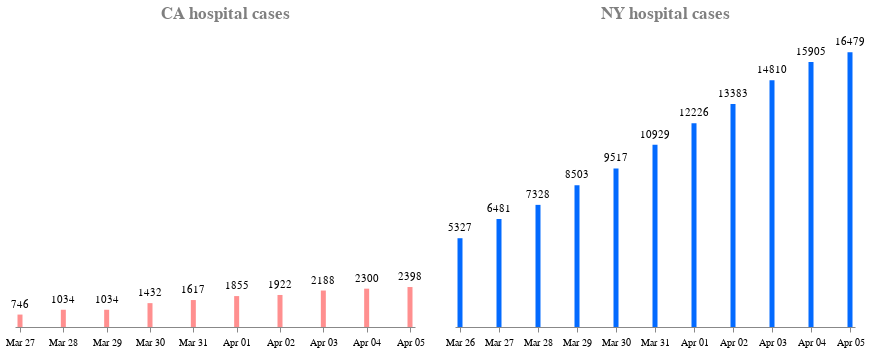

Notebook cell for this chart:
### Code cell
#hide_input

makeChart(hospital)

### Figure 1 — Vega-Lite specification as saved in the notebook (floating-point values rounded to 4 significant figures)
{"config": {"view": {"continuousWidth": 400, "continuousHeight": 300, "strokeWidth": 0}, "axis": {"grid": false}, "axisX": {"labelPadding": 5, "title": null}, "axisY": {"domainOpacity": 0, "labels": false, "orient": "right", "ticks": false, "title": null}, "legend": {"labelColor": "#7f7f7f", "labelFontSize": 15, "orient": "left", "symbolType": "square", "title": null}, "title": {"anchor": "middle", "color": "#7f7f7f", "dx": 10, "fontSize": 17}}, "hconcat": [{"layer": [{"mark": {"type": "bar", "color": "#ff8f8f"}, "encoding": {"x": {"type": "temporal", "axis": {"format": "%b %d"}, "field": "date"}, "y": {"type": "quantitative", "field": "hospitalizedCurrently"}}, "title": "CA hospital cases"}, {"mark": {"type": "text", "color": "black", "dy": -10}, "encoding": {"text": {"type": "quantitative", "field": "hospitalizedCurrently"}, "x": {"type": "temporal", "axis": {"format": "%b %d"}, "field": "date"}, "y": {"type": "quantitative", "field": "hospitalizedCurrently"}}}], "data": {"name": "data-82bd1bd4b719ddcb83e634c1a89b2597"}}, {"layer": [{"mark": {"type": "bar", "color": "#036aff"}, "encoding": {"x": {"type": "temporal", "axis": {"format": "%b %d"}, "field": "date"}, "y": {"type": "quantitative", "field": "hospitalizedCurrently"}}, "title": "NY hospital cases"}, {"mark": {"type": "text", "color": "black", "dy": -10}, "encoding": {"text": {"type": "quantitative", "field": "hospitalizedCurrently"}, "x": {"type": "temporal", "axis": {"format": "%b %d"}, "field": "date"}, "y": {"type": "quantitative", "field": "hospitalizedCurrently"}}}], "data": {"name": "data-d6d59bef162998ca93fce938a1740a5b"}}], "resolve": {"scale": {"y": "shared"}}, "$schema": "https://vega.github.io/schema/vega-lite/v4.8.1.json", "datasets": {"data-82bd1bd4b719ddcb83e634c1a89b2597": [{"date": "2020-04-05T00:00:00", "state": "CA", "positive": 13440.0, "negative": 103100.0, "pending": 15000.0, "hospitalizedCurrently": 2398.0, "hospitalizedCumulative": null, "inIcuCurrently": 1040.0, "inIcuCumulative": null, "onVentilatorCurrently": null, "onVentilatorCumulative": null, "recovered": null, "hash": "b16da92c388833be7769869d9eaf221dabbd9b20", "dateChecked": "2020-04-05T20:00:00Z", "death": 319.0, "hospitalized": null, "total": 131533, "totalTestResults": 116533, "posNeg": 116533, "fips": "06", "deathIncrease": 43.0, "hospitalizedIncrease": 0.0, "negativeIncrease": 1421.0, "positiveIncrease": 1412.0, "totalTestResultsIncrease": 2833.0}, {"date": "2020-04-04T00:00:00", "state": "CA", "positive": 12030.0, "negative": 101700.0, "pending": 13000.0, "hospitalizedCurrently": 2300.0, "hospitalizedCumulative": null, "inIcuCurrently": 1008.0, "inIcuCumulative": null, "onVentilatorCurrently": null, "onVentilatorCumulative": null, "recovered": null, "hash": "4a3edf69851dfa895e0e69e83fb57f41cd4c4a9f", "dateChecked": "2020-04-04T20:00:00Z", "death": 276.0, "hospitalized": null, "total": 126700, "totalTestResults": 113700, "posNeg": 113700, "fips": "06", "deathIncrease": 39.0, "hospitalizedIncrease": 0.0, "negativeIncrease": 77080.0, "positiveIncrease": 1325.0, "totalTestResultsIncrease": 78400.0}, {"date": "2020-04-03T00:00:00", "state": "CA", "positive": 10700.0, "negative": 24600.0, "pending": 59500.0, "hospitalizedCurrently": 2188.0, "hospitalizedCumulative": null, "inIcuCurrently": 901.0, "inIcuCumulative": null, "onVentilatorCurrently": null, "onVentilatorCumulative": null, "recovered": null, "hash": "67f105bfa3690e07b85e362a0c6c43aa796aba45", "dateChecked": "2020-04-03T20:00:00Z", "death": 237.0, "hospitalized": null, "total": 94800, "totalTestResults": 35300, "posNeg": 35300, "fips": "06", "deathIncrease": 34.0, "hospitalizedIncrease": 0.0, "negativeIncrease": 790.0, "positiveIncrease": 1510.0, "totalTestResultsIncrease": 2300.0}, {"date": "2020-04-02T00:00:00", "state": "CA", "positive": 9191.0, "negative": 23810.0, "pending": 59500.0, "hospitalizedCurrently": 1922.0, "hospitalizedCumulative": null, "inIcuCurrently": 816.0, "inIcuCumulative": null, "onVentilatorCurrently": null, "onVentilatorCumulative": null, "recovered": null, "hash": "99877fe91b05bb13daef3f63c02c50d2a271e7f5", "dateChecked": "2020-04-02T20:00:00Z", "death": 203.0, "hospitalized": null, "total": 92500, "totalTestResults": 33000, "posNeg": 33000, "fips": "06", "deathIncrease": 32.0, "hospitalizedIncrease": 0.0, "negativeIncrease": 2037.0, "positiveIncrease": 1036.0, "totalTestResultsIncrease": 3073.0}, {"date": "2020-04-01T00:00:00", "state": "CA", "positive": 8155.0, "negative": 21770.0, "pending": 57400.0, "hospitalizedCurrently": 1855.0, "hospitalizedCumulative": 1855.0, "inIcuCurrently": 774.0, "inIcuCumulative": 774.0, "onVentilatorCurrently": null, "onVentilatorCumulative": null, "recovered": null, "hash": "6fb93efce94c15c30e753005c45c7b45e390198c", "dateChecked": "2020-04-01T20:00:00Z", "death": 171.0, "hospitalized": 1855.0, "total": 87327, "totalTestResults": 29927, "posNeg": 29927, "fips": "06", "deathIncrease": 18.0, "hospitalizedIncrease": 238.0, "negativeIncrease": 0.0, "positiveIncrease": 673.0, "totalTestResultsIncrease": 673.0}, {"date": "2020-03-31T00:00:00", "state": "CA", "positive": 7482.0, "negative": 21770.0, "pending": 57400.0, "hospitalizedCurrently": 1617.0, "hospitalizedCumulative": 1617.0, "inIcuCurrently": 657.0, "inIcuCumulative": 657.0, "onVentilatorCurrently": null, "onVentilatorCumulative": null, "recovered": null, "hash": "8aa120a4c2d14e4da8b37e1148edb1eec68c9797", "dateChecked": "2020-03-31T20:00:00Z", "death": 153.0, "hospitalized": 1617.0, "total": 86654, "totalTestResults": 29254, "posNeg": 29254, "fips": "06", "deathIncrease": 20.0, "hospitalizedIncrease": 185.0, "negativeIncrease": 1223.0, "positiveIncrease": 1035.0, "totalTestResultsIncrease": 2258.0}, {"date": "2020-03-30T00:00:00", "state": "CA", "positive": 6447.0, "negative": 20550.0, "pending": 64400.0, "hospitalizedCurrently": 1432.0, "hospitalizedCumulative": 1432.0, "inIcuCurrently": 597.0, "inIcuCumulative": 597.0, "onVentilatorCurrently": null, "onVentilatorCumulative": null, "recovered": null, "hash": "b2fd37c8b374d544e8f30c2b619be88799980737", "dateChecked": "2020-03-30T20:00:00Z", "death": 133.0, "hospitalized": 1432.0, "total": 91396, "totalTestResults": 26996, "posNeg": 26996, "fips": "06", "deathIncrease": 10.0, "hospitalizedIncrease": 398.0, "negativeIncrease": 0.0, "positiveIncrease": 739.0, "totalTestResultsIncrease": 739.0}, {"date": "2020-03-29T00:00:00", "state": "CA", "positive": 5708.0, "negative": 20550.0, "pending": 64400.0, "hospitalizedCurrently": 1034.0, "hospitalizedCumulative": 1034.0, "inIcuCurrently": 410.0, "inIcuCumulative": 410.0, "onVentilatorCurrently": null, "onVentilatorCumulative": null, "recovered": null, "hash": "1b6fd0782f7e0f6178ea2f83a468c5d2471cc0d7", "dateChecked": "2020-03-29T20:00:00Z", "death": 123.0, "hospitalized": 1034.0, "total": 90657, "totalTestResults": 26257, "posNeg": 26257, "fips": "06", "deathIncrease": 22.0, "hospitalizedIncrease": 0.0, "negativeIncrease": 0.0, "positiveIncrease": 1065.0, "totalTestResultsIncrease": 1065.0}, {"date": "2020-03-28T00:00:00", "state": "CA", "positive": 4643.0, "negative": 20550.0, "pending": 64400.0, "hospitalizedCurrently": 1034.0, "hospitalizedCumulative": 1034.0, "inIcuCurrently": 410.0, "inIcuCumulative": 410.0, "onVentilatorCurrently": null, "onVentilatorCumulative": null, "recovered": null, "hash": "8c30beb89dd131ed8a1aacaa4d70b47e58810777", "dateChecked": "2020-03-28T20:00:00Z", "death": 101.0, "hospitalized": 1034.0, "total": 89592, "totalTestResults": 25192, "posNeg": 25192, "fips": "06", "deathIncrease": 23.0, "hospitalizedIncrease": 288.0, "negativeIncrease": 3169.0, "positiveIncrease": 764.0, "totalTestResultsIncrease": 3933.0}, {"date": "2020-03-27T00:00:00", "state": "CA", "positive": 3879.0, "negative": 17380.0, "pending": 57400.0, "hospitalizedCurrently": 746.0, "hospitalizedCumulative": 746.0, "inIcuCurrently": 200.0, "inIcuCumulative": 200.0, "onVentilatorCurrently": null, "onVentilatorCumulative": null, "recovered": null, "hash": "10bb2a3981dc15348851c537abdb117a3e09d2a3", "dateChecked": "2020-03-27T20:00:00Z", "death": 78.0, "hospitalized": 746.0, "total": 78659, "totalTestResults": 21259, "posNeg": 21259, "fips": "06", "deathIncrease": 13.0, "hospitalizedIncrease": 746.0, "negativeIncrease": 0.0, "positiveIncrease": 873.0, "totalTestResultsIncrease": 873.0}, {"date": "2020-03-26T00:00:00", "state": "CA", "positive": 3006.0, "negative": 17380.0, "pending": 57400.0, "hospitalizedCurrently": null, "hospitalizedCumulative": null, "inIcuCurrently": null, "inIcuCumulative": null, "onVentilatorCurrently": null, "onVentilatorCumulative": null, "recovered": null, "hash": "d073989819811eaa4edd1a4f71a3716c44b653ac", "dateChecked": "2020-03-26T20:00:00Z", "death": 65.0, "hospitalized": null, "total": 77786, "totalTestResults": 20386, "posNeg": 20386, "fips": "06", "deathIncrease": 12.0, "hospitalizedIncrease": 0.0, "negativeIncrease": 1459.0, "positiveIncrease": 651.0, "totalTestResultsIncrease": 2110.0}], "data-d6d59bef162998ca93fce938a1740a5b": [{"date": "2020-04-05T00:00:00", "state": "NY", "positive": 122000.0, "negative": 180200.0, "pending": null, "hospitalizedCurrently": 16480.0, "hospitalizedCumulative": 28090.0, "inIcuCurrently": 4376.0, "inIcuCumulative": null, "onVentilatorCurrently": null, "onVentilatorCumulative": null, "recovered": 12190.0, "hash": "58a99b83c7368e224acff5ea100e3692a0b8fa75", "dateChecked": "2020-04-05T20:00:00Z", "death": 4159.0, "hospitalized": 28090.0, "total": 302280, "totalTestResults": 302280, "posNeg": 302280, "fips": "36", "deathIncrease": 594.0, "hospitalizedIncrease": 1709.0, "negativeIncrease": 10330.0, "positiveIncrease": 8327.0, "totalTestResultsIncrease": 18660.0}, {"date": "2020-04-04T00:00:00", "state": "NY", "positive": 113700.0, "negative": 169900.0, "pending": null, "hospitalizedCurrently": 15900.0, "hospitalizedCumulative": 26380.0, "inIcuCurrently": 4126.0, "inIcuCumulative": null, "onVentilatorCurrently": null, "onVentilatorCumulative": null, "recovered": 10480.0, "hash": "792799b4ed7e06f7995dec04e454a37ec5edb0c0", "dateChecked": "2020-04-04T20:00:00Z", "death": 3565.0, "hospitalized": 26380.0, "total": 283621, "totalTestResults": 283621, "posNeg": 283621, "fips": "36", "deathIncrease": 630.0, "hospitalizedIncrease": 2687.0, "negativeIncrease": 12260.0, "positiveIncrease": 10840.0, "totalTestResultsIncrease": 23100.0}, {"date": "2020-04-03T00:00:00", "state": "NY", "positive": 102900.0, "negative": 157700.0, "pending": null, "hospitalizedCurrently": 14810.0, "hospitalizedCumulative": 23700.0, "inIcuCurrently": 3731.0, "inIcuCumulative": null, "onVentilatorCurrently": null, "onVentilatorCumulative": null, "recovered": 8886.0, "hash": "3581ea3846e784ce3996c873effe694f50617310", "dateChecked": "2020-04-03T20:00:00Z", "death": 2935.0, "hospitalized": 23700.0, "total": 260520, "totalTestResults": 260520, "posNeg": 260520, "fips": "36", "deathIncrease": 562.0, "hospitalizedIncrease": 2879.0, "negativeIncrease": 11070.0, "positiveIncrease": 10480.0, "totalTestResultsIncrease": 21560.0}, {"date": "2020-04-02T00:00:00", "state": "NY", "positive": 92380.0, "negative": 146600.0, "pending": null, "hospitalizedCurrently": 13380.0, "hospitalizedCumulative": 20820.0, "inIcuCurrently": 3396.0, "inIcuCumulative": null, "onVentilatorCurrently": null, "onVentilatorCumulative": null, "recovered": 7434.0, "hash": "764d0566c27be04c416c502640d5fffbcb8cad26", "dateChecked": "2020-04-02T20:00:00Z", "death": 2373.0, "hospitalized": 20820.0, "total": 238965, "totalTestResults": 238965, "posNeg": 238965, "fips": "36", "deathIncrease": 432.0, "hospitalizedIncrease": 2449.0, "negativeIncrease": 9416.0, "positiveIncrease": 8669.0, "totalTestResultsIncrease": 18080.0}, {"date": "2020-04-01T00:00:00", "state": "NY", "positive": 83710.0, "negative": 137200.0, "pending": null, "hospitalizedCurrently": 12230.0, "hospitalizedCumulative": 18370.0, "inIcuCurrently": 3022.0, "inIcuCumulative": 3022.0, "onVentilatorCurrently": null, "onVentilatorCumulative": null, "recovered": 6142.0, "hash": "bc022c8f01dbc1a4d1f046ebce21c18a7b42cfa6", "dateChecked": "2020-04-01T20:00:00Z", "death": 1941.0, "hospitalized": 18370.0, "total": 220880, "totalTestResults": 220880, "posNeg": 220880, "fips": "36", "deathIncrease": 391.0, "hospitalizedIncrease": 2464.0, "negativeIncrease": 7777.0, "positiveIncrease": 7917.0, "totalTestResultsIncrease": 15690.0}, {"date": "2020-03-31T00:00:00", "state": "NY", "positive": 75800.0, "negative": 129400.0, "pending": null, "hospitalizedCurrently": 10930.0, "hospitalizedCumulative": 15900.0, "inIcuCurrently": 2710.0, "inIcuCumulative": 2710.0, "onVentilatorCurrently": null, "onVentilatorCumulative": null, "recovered": 4975.0, "hash": "a3afdea93fae4daf8073978749d736d46e9134c6", "dateChecked": "2020-03-31T20:00:00Z", "death": 1550.0, "hospitalized": 15900.0, "total": 205186, "totalTestResults": 205186, "posNeg": 205186, "fips": "36", "deathIncrease": 332.0, "hospitalizedIncrease": 2183.0, "negativeIncrease": 9420.0, "positiveIncrease": 9298.0, "totalTestResultsIncrease": 18720.0}, {"date": "2020-03-30T00:00:00", "state": "NY", "positive": 66500.0, "negative": 120000.0, "pending": null, "hospitalizedCurrently": 9517.0, "hospitalizedCumulative": 13720.0, "inIcuCurrently": 2352.0, "inIcuCumulative": 2352.0, "onVentilatorCurrently": null, "onVentilatorCumulative": null, "recovered": 4204.0, "hash": "a749060bc47c2573b505c13198673b348ed3cc2b", "dateChecked": "2020-03-30T20:00:00Z", "death": 1218.0, "hospitalized": 13720.0, "total": 186468, "totalTestResults": 186468, "posNeg": 186468, "fips": "36", "deathIncrease": 253.0, "hospitalizedIncrease": 1646.0, "negativeIncrease": 7124.0, "positiveIncrease": 6984.0, "totalTestResultsIncrease": 14110.0}, {"date": "2020-03-29T00:00:00", "state": "NY", "positive": 59510.0, "negative": 112800.0, "pending": null, "hospitalizedCurrently": 8503.0, "hospitalizedCumulative": 12080.0, "inIcuCurrently": 2037.0, "inIcuCumulative": 2037.0, "onVentilatorCurrently": null, "onVentilatorCumulative": null, "recovered": 3572.0, "hash": "b5656122e28105ae4788a0d68eabb1ef68a06287", "dateChecked": "2020-03-29T20:00:00Z", "death": 965.0, "hospitalized": 12080.0, "total": 172360, "totalTestResults": 172360, "posNeg": 172360, "fips": "36", "deathIncrease": 237.0, "hospitalizedIncrease": 2021.0, "negativeIncrease": 9231.0, "positiveIncrease": 7195.0, "totalTestResultsIncrease": 16430.0}, {"date": "2020-03-28T00:00:00", "state": "NY", "positive": 52320.0, "negative": 103600.0, "pending": null, "hospitalizedCurrently": 7328.0, "hospitalizedCumulative": 10050.0, "inIcuCurrently": 1755.0, "inIcuCumulative": 1755.0, "onVentilatorCurrently": null, "onVentilatorCumulative": null, "recovered": 2726.0, "hash": "7592db95575a5d4ef226ff6014283d8d85a0db52", "dateChecked": "2020-03-28T20:00:00Z", "death": 728.0, "hospitalized": 10050.0, "total": 155934, "totalTestResults": 155934, "posNeg": 155934, "fips": "36", "deathIncrease": 209.0, "hospitalizedIncrease": 1528.0, "negativeIncrease": 2498.0, "positiveIncrease": 7683.0, "totalTestResultsIncrease": 10180.0}, {"date": "2020-03-27T00:00:00", "state": "NY", "positive": 44640.0, "negative": 101100.0, "pending": null, "hospitalizedCurrently": 6481.0, "hospitalizedCumulative": 8526.0, "inIcuCurrently": 1583.0, "inIcuCumulative": 1583.0, "onVentilatorCurrently": null, "onVentilatorCumulative": null, "recovered": 2045.0, "hash": "d7f2dd3fcfbabebfdaeaa0a19e5db38d94fb112a", "dateChecked": "2020-03-27T20:00:00Z", "death": 519.0, "hospitalized": 8526.0, "total": 145753, "totalTestResults": 145753, "posNeg": 145753, "fips": "36", "deathIncrease": 134.0, "hospitalizedIncrease": 1682.0, "negativeIncrease": 16270.0, "positiveIncrease": 7377.0, "totalTestResultsIncrease": 23650.0}, {"date": "2020-03-26T00:00:00", "state": "NY", "positive": 37260.0, "negative": 84850.0, "pending": null, "hospitalizedCurrently": 5327.0, "hospitalizedCumulative": 6844.0, "inIcuCurrently": 1290.0, "inIcuCumulative": 1290.0, "onVentilatorCurrently": null, "onVentilatorCumulative": null, "recovered": null, "hash": "c9e5180c39aab68a5662116651d17a05f4e4b966", "dateChecked": "2020-03-26T20:00:00Z", "death": 385.0, "hospitalized": 6844.0, "total": 122104, "totalTestResults": 122104, "posNeg": 122104, "fips": "36", "deathIncrease": 100.0, "hospitalizedIncrease": 3039.0, "negativeIncrease": 12180.0, "positiveIncrease": 6447.0, "totalTestResultsIncrease": 18620.0}]}}
